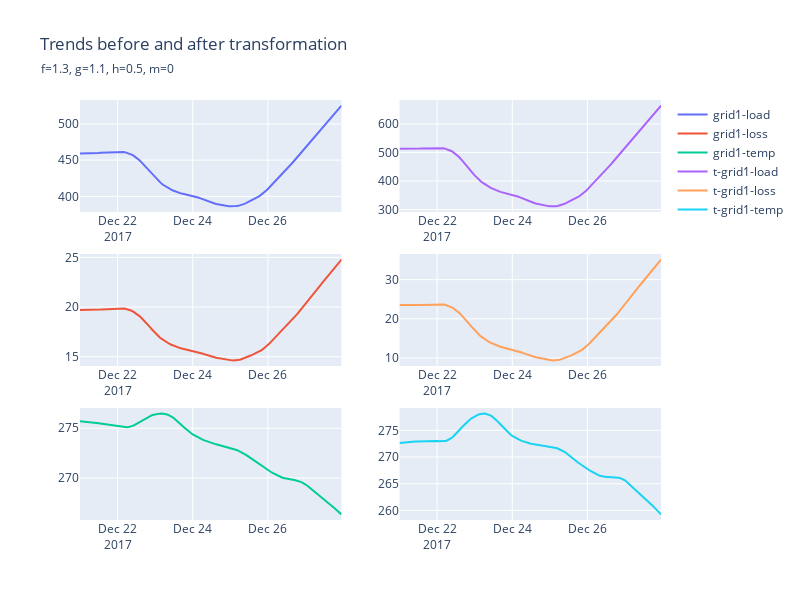

The notebook cell this image was saved under:
### Code cell
i = 20

fig = make_subplots(rows=3, cols=2)
fig.add_trace(go.Line(x=decomps[i][0].trend.index, y=decomps[i][0].trend, name="grid1-load"), row=1, col=1)
fig.add_trace(go.Line(x=decomps[i][1].trend.index, y=decomps[i][1].trend, name="grid1-loss"), row=2, col=1)
fig.add_trace(go.Line(x=decomps[i][2].trend.index, y=decomps[i][2].trend, name="grid1-temp"), row=3, col=1)
fig.add_trace(go.Line(x=new_trends[i][0].index, y=new_trends[i][0], name="t-grid1-load"), row=1, col=2)
fig.add_trace(go.Line(x=new_trends[i][1].index, y=new_trends[i][1], name="t-grid1-loss"), row=2, col=2)
fig.add_trace(go.Line(x=new_trends[i][2].index, y=new_trends[i][2], name="t-grid1-temp"), row=3, col=2)
fig.update_layout(height=600, width=800, title_text="Trends before and after transformation")
fig.add_annotation(text=f"{f=}, {g=}, {h=}, {m=}", xref="paper", yref="paper", x=-0.07, y=1.1, showarrow=False)
fig.show()

### Figure 1 — Plotly figure (JSON) as saved in the notebook; plotly's stock layout.template omitted (floating-point values rounded to 4 significant figures; data arrays with more than 128 entries replaced by an {"elided": "..."} marker saying what was removed)
{"data": [{"name": "grid1-load", "type": "scatter", "x": {"elided": "168 str values"}, "xaxis": "x", "y": {"elided": "168 float values"}, "yaxis": "y"}, {"name": "grid1-loss", "type": "scatter", "x": {"elided": "168 str values"}, "xaxis": "x3", "y": {"elided": "168 float values"}, "yaxis": "y3"}, {"name": "grid1-temp", "type": "scatter", "x": {"elided": "168 str values"}, "xaxis": "x5", "y": {"elided": "168 float values"}, "yaxis": "y5"}, {"name": "t-grid1-load", "type": "scatter", "x": {"elided": "168 str values"}, "xaxis": "x2", "y": {"elided": "168 float values"}, "yaxis": "y2"}, {"name": "t-grid1-loss", "type": "scatter", "x": {"elided": "168 str values"}, "xaxis": "x4", "y": {"elided": "168 float values"}, "yaxis": "y4"}, {"name": "t-grid1-temp", "type": "scatter", "x": {"elided": "168 str values"}, "xaxis": "x6", "y": {"elided": "168 float values"}, "yaxis": "y6"}], "layout": {"annotations": [{"showarrow": false, "text": "f=1.3, g=1.1, h=0.5, m=0", "x": -0.07, "xref": "paper", "y": 1.1, "yref": "paper"}], "height": 600, "title": {"text": "Trends before and after transformation"}, "width": 800, "xaxis": {"anchor": "y", "domain": [0, 0.45]}, "xaxis2": {"anchor": "y2", "domain": [0.55, 1]}, "xaxis3": {"anchor": "y3", "domain": [0, 0.45]}, "xaxis4": {"anchor": "y4", "domain": [0.55, 1]}, "xaxis5": {"anchor": "y5", "domain": [0, 0.45]}, "xaxis6": {"anchor": "y6", "domain": [0.55, 1]}, "yaxis": {"anchor": "x", "domain": [0.7333, 1]}, "yaxis2": {"anchor": "x2", "domain": [0.7333, 1]}, "yaxis3": {"anchor": "x3", "domain": [0.3667, 0.6333]}, "yaxis4": {"anchor": "x4", "domain": [0.3667, 0.6333]}, "yaxis5": {"anchor": "x5", "domain": [0, 0.2667]}, "yaxis6": {"anchor": "x6", "domain": [0, 0.2667]}}}
